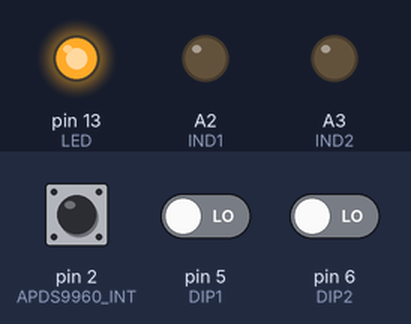
Recording of a sketch running on a simulated Arduino Uno, built with avr-gcc and run on an emulated ATmega328P. Parts: output pins drawn as LEDs (lit = HIGH). Inputs (shaded band) come from the test bench; at power-on: pin 2 (APDS9960_INT) HIGH, pin 5 (DIP1) LOW, pin 6 (DIP2) LOW.

Above: at 0.1 s.
At 0.6 s:
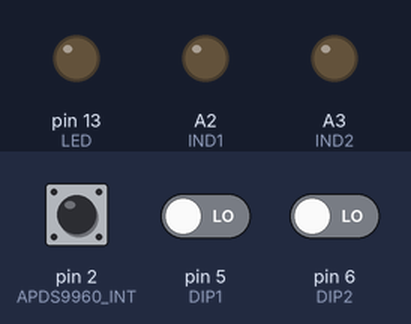
Timing chart, 0 to 2.1 s (numbered marks = the images above):
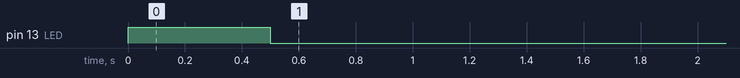

The sketch:

switbit.ino
```cpp
// (licence header left out)
#define NO_DEBUG

#include <Wire.h>
#include <SparkFun_APDS9960.h>

// Pins
#define APDS9960_INT    2 // Needs to be an interrupt pin
#define LED  13
#define IND1 A2
#define IND2 A3
#define DIP1 5
#define DIP2 6

// Global Variables
SparkFun_APDS9960 apds = SparkFun_APDS9960();
int isr_flag = 0;

int dip1State, dip2State;

void indicate(int pin) {
  digitalWrite(pin, HIGH);   // turn the LED on (HIGH is the voltage level)
  delay(200);               // wait for a second
  digitalWrite(pin, LOW);    // turn the LED off by making the voltage LOW
  }

void indicateAll() {
  digitalWrite(IND1, HIGH);   // turn the LED on (HIGH is the voltage level)
  digitalWrite(IND2, HIGH);   // turn the LED on (HIGH is the voltage level)
  delay(200);               // wait for a second
  digitalWrite(IND1, LOW);   // turn the LED on (HIGH is the voltage level)
  digitalWrite(IND2, LOW);   // turn the LED on (HIGH is the voltage level)
}

void blink() {
  digitalWrite(LED, HIGH);   // turn the LED on (HIGH is the voltage level)
  delay(500);               // wait for a second
  digitalWrite(LED, LOW);    // turn the LED off by making the voltage LOW
}

void setup() {
  // Set interrupt pin as input
  pinMode(APDS9960_INT, INPUT);
  pinMode(LED, OUTPUT);
  pinMode(IND1, OUTPUT);
  pinMode(IND2, OUTPUT);
  pinMode(DIP1, INPUT);
  pinMode(DIP2, INPUT);
  blink();
  readDips();
  if (dip1State == HIGH) {
    indicate(IND1);
  }
 if (dip2State == HIGH) {
    indicate(IND2);
  }

  // Initialize Serial port
  #ifdef _DEBUG
  Serial.begin(9600);
  Serial.println();
  Serial.println(F("--------------------------------"));
  Serial.println(F("SparkFun APDS-9960 - GestureTest"));
  Serial.println(F("--------------------------------"));
  #endif
  // Initialize interrupt service routine
  attachInterrupt(digitalPinToInterrupt(APDS9960_INT), interruptRoutine, FALLING);
  // Initialize APDS-9960 (configure I2C and initial values)
  if ( apds.init() ) {
    #ifdef _DEBUG
    Serial.println(F("APDS-9960 initialization complete"));
    #endif
  } else {
    #ifdef _DEBUG
    Serial.println(F("Something went wrong during APDS-9960 init!"));
    #endif
  }

  // Start running the APDS-9960 gesture sensor engine
  if ( apds.enableGestureSensor(true) ) {
    #ifdef _DEBUG
    Serial.println(F("Gesture sensor is now running"));
    #endif
  } else {
    #ifdef _DEBUG
    Serial.println(F("Something went wrong during gesture sensor init!"));
    #endif
  }
}

void readDips() {
  dip1State = digitalRead(DIP1);
  dip2State = digitalRead(DIP2);
}

void loop() {
  readDips();
  if( isr_flag == 1 ) {
    detachInterrupt(0);
    handleGesture();
    isr_flag = 0;
    attachInterrupt(digitalPinToInterrupt(APDS9960_INT), interruptRoutine, FALLING);
  }
}

void interruptRoutine() {
  isr_flag = 1;
}

void handleGesture() {
    if ( apds.isGestureAvailable() ) {
      switch ( apds.readGesture() ) {
        case DIR_UP:
          if (dip1State == HIGH) {
            #ifdef _DEBUG
            Serial.println("UP");
            #endif
            indicate(IND1);
          }
          break;
        case DIR_DOWN:
          if (dip1State == HIGH) {
            #ifdef _DEBUG
            Serial.println("DOWN");
            #endif
            indicate(IND2);
          }
          break;
        case DIR_LEFT:
          if (dip1State == HIGH) {
            #ifdef _DEBUG
            Serial.println("LEFT");
            #endif
            indicateAll();
          }
          break;
        case DIR_RIGHT:
          if (dip1State == HIGH) {
            #ifdef _DEBUG
            Serial.println("RIGHT");
            #endif
            indicateAll();
          }
          break;
        case DIR_NEAR:
          if (dip2State == HIGH) {
            #ifdef _DEBUG
            Serial.println("NEAR");
            #endif
            indicate(IND1);
            indicate(IND2);
          }
          break;
        case DIR_FAR:
          if (dip2State == HIGH) {
            #ifdef _DEBUG
            Serial.println("FAR");
            #endif
            indicate(IND2);
            indicate(IND1);
          }
          break;
        default:
          #ifdef _DEBUG
          Serial.println("NONE");
          #endif
          ;
      }
    }
  }
```
